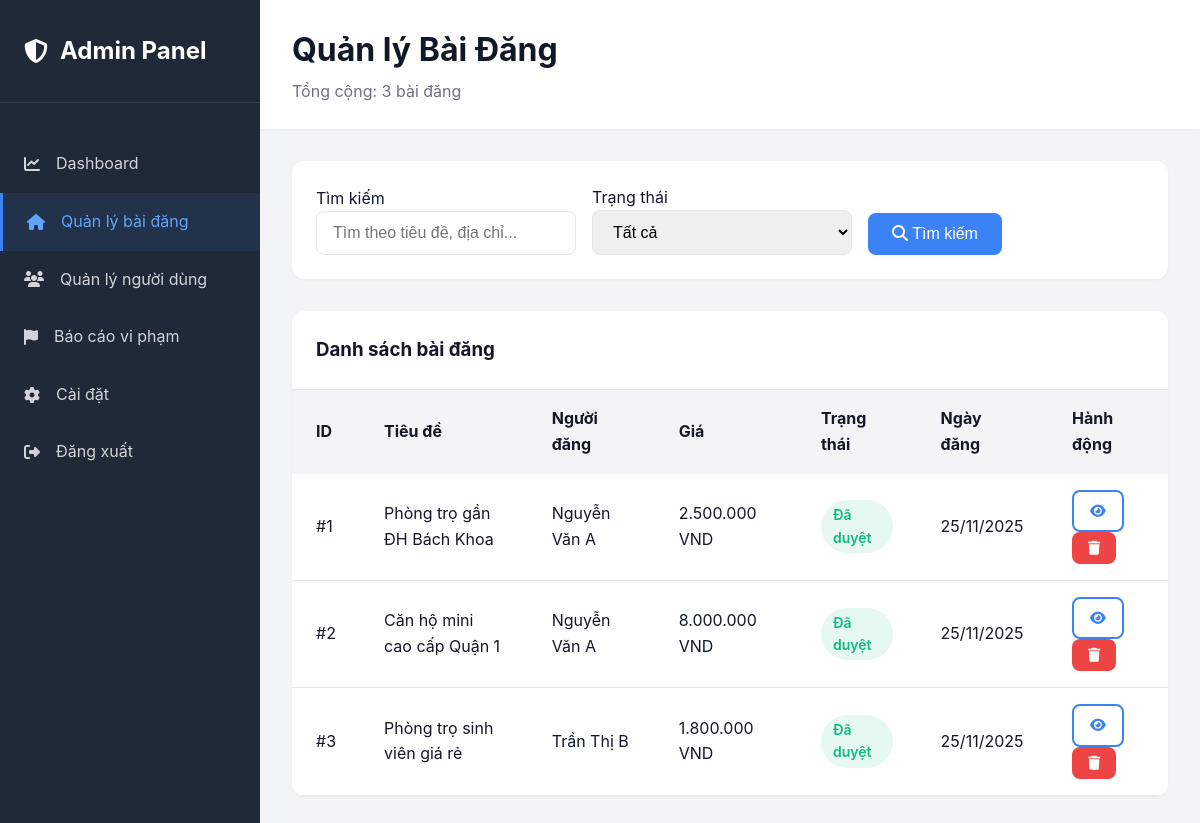
The page /Views/admin/posts.php (signed in) on the database its author committed.
### tables this page shows
CREATE TABLE posts (
    id INT AUTO_INCREMENT PRIMARY KEY,
    user_id INT NOT NULL,
    category_id INT NOT NULL,
    title VARCHAR(255) NOT NULL,
    description TEXT NOT NULL,
    address VARCHAR(255) NOT NULL,
    district VARCHAR(100),
    city VARCHAR(100),
    price DECIMAL(10, 2) NOT NULL,
    area DECIMAL(10, 2),
    room_type ENUM('single', 'shared', 'apartment', 'house') DEFAULT 'single',
    max_people INT DEFAULT 1,
    gender ENUM('male', 'female', 'any') DEFAULT 'any',
    amenities TEXT,
    utilities TEXT,
    rules TEXT,
    available_from DATE,
    deposit_amount DECIMAL(10, 2),
    electric_price DECIMAL(10, 2),
    water_price DECIMAL(10, 2),
    status ENUM('pending', 'approved', 'rejected', 'rented') DEFAULT 'pending',
    is_featured BOOLEAN DEFAULT FALSE,
    views INT DEFAULT 0,
    created_at TIMESTAMP DEFAULT CURRENT_TIMESTAMP,
    updated_at TIMESTAMP DEFAULT CURRENT_TIMESTAMP ON UPDATE CURRENT_TIMESTAMP,
    FOREIGN KEY (user_id) REFERENCES users(id) ON DELETE CASCADE,
    FOREIGN KEY (category_id) REFERENCES categories(id) ON DELETE CASCADE,
    INDEX idx_status (status),
    INDEX idx_user_id (user_id),
    INDEX idx_category_id (category_id),
    INDEX idx_city_district (city, district),
    INDEX idx_price (price),
    INDEX idx_created_at (created_at)
);

CREATE TABLE users (
    id INT AUTO_INCREMENT PRIMARY KEY,
    username VARCHAR(50) UNIQUE NOT NULL,
    email VARCHAR(100) UNIQUE NOT NULL,
    password VARCHAR(255) NOT NULL,
    full_name VARCHAR(100) NOT NULL,
    phone VARCHAR(20),
    role ENUM('admin', 'landlord', 'tenant') NOT NULL DEFAULT 'tenant',
    status ENUM('active', 'inactive', 'banned') DEFAULT 'active',
    created_at TIMESTAMP DEFAULT CURRENT_TIMESTAMP,
    updated_at TIMESTAMP DEFAULT CURRENT_TIMESTAMP ON UPDATE CURRENT_TIMESTAMP,
    INDEX idx_role (role),
    INDEX idx_status (status),
    INDEX idx_email (email)
);

### config.php (called while the page is built, shortened)
<?php
function sanitize($data) {
    return trim($data);
}
?>

### Views/admin/posts.php (the view, shortened to what this page needs)
<?php
require_once __DIR__ . '/../../config.php';
$conn = getDB();
$search = sanitize($_GET['search'] ?? '');
$page = isset($_GET['page']) ? max(1, (int)$_GET['page']) : 1;
$per_page = 10;
$posts = [];
$total_posts = 0;
try {
    $query = "SELECT p.id, p.title, p.address, p.price, p.status, p.created_at, u.full_name
              FROM posts p
              JOIN users u ON p.user_id = u.id
              WHERE 1=1";
    $params = [];
    $count_query = str_replace("SELECT p.id, p.title, p.address, p.price, p.status, p.created_at, u.full_name", "SELECT COUNT(*) as cnt", $query);
    $count_stmt = $conn->prepare($count_query);
    $count_stmt->execute($params);
    $count_result = $count_stmt->fetch(PDO::FETCH_ASSOC);
    $total_posts = $count_result['cnt'] ?? 0;
    $query .= " ORDER BY p.created_at DESC LIMIT ? OFFSET ?";
    $params[] = $per_page;
    $params[] = ($page - 1) * $per_page;
    $stmt = $conn->prepare($query);
    $stmt->execute($params);
    $posts = $stmt->fetchAll(PDO::FETCH_ASSOC);
} catch (PDOException $e) {
    error_log("Error: " . $e->getMessage());
}
?>
<!DOCTYPE html>
<html lang="vi">
<head>
    <link rel="stylesheet" href="../../assets/css/style.css">
    <link rel="stylesheet" href="https://cdnjs.cloudflare.com/ajax/libs/font-awesome/6.4.0/css/all.min.css">
</head>
<body>
    <div class="admin-layout">
        <aside class="admin-sidebar">
            <div class="admin-logo">
                <h2><i class="fas fa-shield-alt"></i> Admin Panel</h2>
            </div>
            <ul class="admin-menu">
                <li><a href="dashboard.php"><i class="fas fa-chart-line"></i> Dashboard</a></li>
                <li><a href="posts.php" class="active"><i class="fas fa-home"></i> Quản lý bài đăng</a></li>
                <li><a href="users.php"><i class="fas fa-users"></i> Quản lý người dùng</a></li>
                <li><a href="reports.php"><i class="fas fa-flag"></i> Báo cáo vi phạm</a></li>
                <li><a href="settings.php"><i class="fas fa-cog"></i> Cài đặt</a></li>
                <li><a href="../../Controllers/AuthController.php?action=logout"><i class="fas fa-sign-out-alt"></i> Đăng xuất</a></li>
            </ul>
        </aside>
        <main class="admin-main">
            <div class="admin-header">
                <div>
                    <h1>Quản lý Bài Đăng</h1>
                    <p style="color: var(--text-secondary); margin-top: 0.25rem;">Tổng cộng: <?php echo $total_posts; ?> bài đăng</p>
                </div>
            </div>
            <div class="admin-content">
                <div class="filter-box">
                    <form method="GET" style="display: contents;">
                        <div>
                            <label>Tìm kiếm</label>
                            <input type="text" name="search" class="form-control" placeholder="Tìm theo tiêu đề, địa chỉ..." value="<?php echo htmlspecialchars($search); ?>">
                        </div>
                        <div>
                            <label>Trạng thái</label>
                            <select name="status" class="form-control">
                                <option value="">Tất cả</option>
                            </select>
                        </div>
                        <div>
                            <button type="submit" class="btn btn-primary">
                                <i class="fas fa-search"></i> Tìm kiếm
                            </button>
                        </div>
                    </form>
                </div>
                <div class="data-table">
                    <div class="table-header">
                        <h3>Danh sách bài đăng</h3>
                    </div>
                    <table>
                        <thead>
                            <tr>
                                <th>ID</th>
                                <th>Tiêu đề</th>
                                <th>Người đăng</th>
                                <th>Giá</th>
                                <th>Trạng thái</th>
                                <th>Ngày đăng</th>
                                <th>Hành động</th>
                            </tr>
                        </thead>
                        <tbody>
                            <?php if (!empty($posts)): ?>
                                <?php foreach ($posts as $post): ?>
                                <tr>
                                    <td>#<?php echo htmlspecialchars($post['id']); ?></td>
                                    <td><?php echo htmlspecialchars(substr($post['title'], 0, 40)); ?></td>
                                    <td><?php echo htmlspecialchars($post['full_name']); ?></td>
                                    <td><?php echo number_format($post['price'], 0, ',', '.'); ?> VND</td>
                                    <td>
                                        <span class="badge badge-<?php echo $post['status']; ?>">
                                            <?php
                                            $status_labels = [
                                                'pending' => 'Chờ duyệt',
                                                'approved' => 'Đã duyệt',
                                                'rejected' => 'Từ chối'
                                            ];
                                            echo $status_labels[$post['status']] ?? $post['status'];
                                            ?>
                                        </span>
                                    </td>
                                    <td><?php echo date('d/m/Y', strtotime($post['created_at'])); ?></td>
                                    <td>
                                        <a href="../../Views/posts/detail.php?id=<?php echo $post['id']; ?>" class="btn btn-sm btn-outline">
                                            <i class="fas fa-eye"></i>
                                        </a>
                                        <form method="POST" style="display: inline;" onsubmit="return confirm('Xác nhận xóa bài đăng này?');">
                                            <button type="submit" class="btn btn-sm btn-danger">
                                                <i class="fas fa-trash"></i>
                                            </button>
                                        </form>
                                    </td>
                                </tr>
                                <?php endforeach; ?>
                            <?php endif; ?>
                        </tbody>
                    </table>
                </div>
            </div>
        </main>
    </div>
</body>
</html>

### assets/css/style.css (style rules this page uses)
:root { --primary-color: #3b82f6; --primary-dark: #2563eb; --primary-light: #60a5fa; --secondary-color: #8b5cf6; --success-color: #10b981; --danger-color: #ef4444; --warning-color: #f59e0b; --info-color: #06b6d4; --dark-color: #1f2937; --light-color: #f3f4f6; --border-color: #e5e7eb; --text-primary: #111827; --text-secondary: #6b7280; --shadow-sm: 0 1px 2px 0 rgb(0 0 0 / 0.05); --shadow-md: 0 4px 6px -1px rgb(0 0 0 / 0.1); --shadow-lg: 0 10px 15px -3px rgb(0 0 0 / 0.1); --radius-sm: 0.375rem; --radius-md: 0.5rem; --radius-lg: 0.75rem; }
* { margin: 0; padding: 0; box-sizing: border-box; }
body { font-family: 'Inter', -apple-system, BlinkMacSystemFont, 'Segoe UI', Roboto, 'Helvetica Neue', Arial, sans-serif; color: var(--text-primary); background-color: #fff; line-height: 1.6; overflow-x: hidden; }
a { text-decoration: none; color: inherit; transition: all 0.3s ease; }
.btn { display: inline-block; padding: 0.75rem 1.5rem; font-size: 1rem; font-weight: 500; text-align: center; border: none; border-radius: var(--radius-md); cursor: pointer; transition: all 0.3s ease; text-decoration: none; }
.btn-primary { background-color: var(--primary-color); color: white; }
.btn-outline { background-color: transparent; border: 2px solid var(--primary-color); color: var(--primary-color); }
.btn-danger { background-color: var(--danger-color); color: white; }
.btn-sm { padding: 0.5rem 1rem; font-size: 0.875rem; }
.form-control { width: 100%; padding: 0.75rem 1rem; font-size: 1rem; border: 1px solid var(--border-color); border-radius: var(--radius-md); transition: all 0.3s ease; }
select.form-control { cursor: pointer; }
.badge { display: inline-block; padding: 0.25rem 0.75rem; font-size: 0.875rem; font-weight: 500; border-radius: 9999px; }

### Views/admin/posts.php (style rules this page uses)
.admin-layout { display: grid; grid-template-columns: 260px 1fr; min-height: 100vh; }
.admin-sidebar { background: #1f2937; color: white; padding: 2rem 0; }
.admin-logo { padding: 0 1.5rem 2rem; border-bottom: 1px solid rgba(255, 255, 255, 0.1); margin-bottom: 2rem; }
.admin-logo h2 { color: white; display: flex; align-items: center; gap: 0.75rem; }
.admin-menu { list-style: none; }
.admin-menu li a { display: flex; align-items: center; gap: 1rem; padding: 1rem 1.5rem; color: rgba(255, 255, 255, 0.8); transition: all 0.3s ease; }
.admin-menu li a:hover, .admin-menu li a.active { background: rgba(59, 130, 246, 0.1); color: #60a5fa; border-left: 3px solid #3b82f6; }
.admin-main { background: #f3f4f6; }
.admin-header { background: white; padding: 1.5rem 2rem; box-shadow: var(--shadow-sm); display: flex; justify-content: space-between; align-items: center; }
.admin-content { padding: 2rem; }
.filter-box { background: white; padding: 1.5rem; border-radius: var(--radius-lg); margin-bottom: 2rem; box-shadow: var(--shadow-sm); display: grid; grid-template-columns: 1fr 1fr 1fr auto; gap: 1rem; align-items: end; }
.data-table { background: white; border-radius: var(--radius-lg); box-shadow: var(--shadow-sm); overflow: hidden; }
.table-header { padding: 1.5rem; border-bottom: 1px solid var(--border-color); }
table { width: 100%; border-collapse: collapse; }
thead { background: var(--light-color); }
th, td { padding: 1rem 1.5rem; text-align: left; }
tbody tr { border-bottom: 1px solid var(--border-color); }
.badge { padding: 0.25rem 0.75rem; border-radius: 9999px; font-size: 0.875rem; font-weight: 600; }
.badge-approved { background: rgba(16, 185, 129, 0.1); color: #10b981; }

### rows shown on the page
posts: id "1", title "Phòng trọ gần ĐH Bách Khoa", user.full_name "Nguyễn Văn A", price "2.500.000", status "Đã duyệt", created_at "25/11/2025"
posts: id "2", title "Căn hộ mini cao cấp Quận 1", user.full_name "Nguyễn Văn A", price "8.000.000", status "Đã duyệt", created_at "25/11/2025"
posts: id "3", title "Phòng trọ sinh viên giá rẻ", user.full_name "Trần Thị B", price "1.800.000", status "Đã duyệt", created_at "25/11/2025"

### other values the page prints
$total_posts "3"
